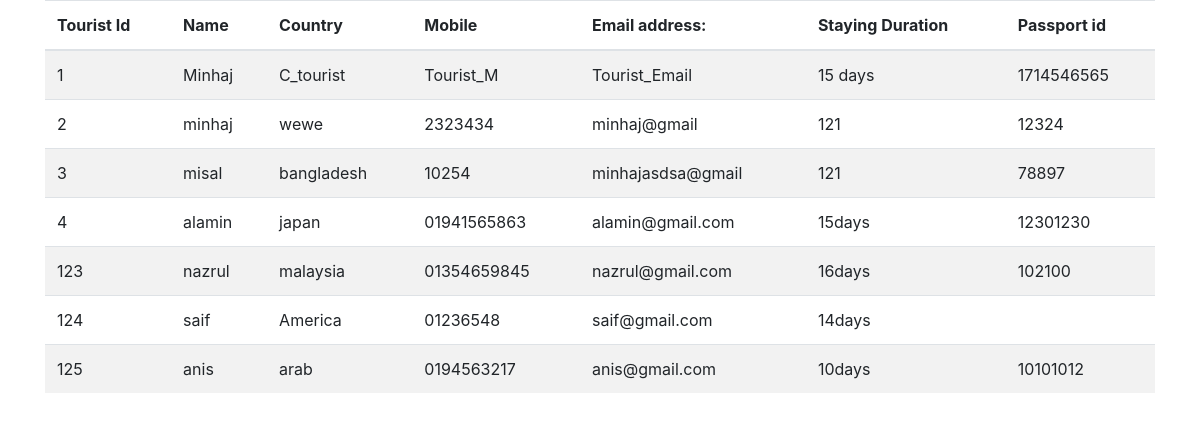
/Administrator/ShowVerification/, run on the app's committed database.
### tourist/models.py (models this page shows)
class PoliceVerification(models.Model):
    Verification_id = models.AutoField(primary_key=True)
    Tourist_name = models.CharField(max_length=55, null=False, blank=False)
    C_tourist = models.CharField(max_length=55, default='')
    Tourist_M = models.CharField(max_length=55, default='')
    Tourist_Email = models.EmailField(max_length=50, blank=False, unique=True)
    Tourist_duration = models.CharField(max_length=55)
    Passport_id = models.CharField(max_length=55, null=False, blank=False)

### Administrator/views.py (the view)
# urls.py: path('ShowVerification/', views.ShowVerification, name='ShowVerification'),
def ShowVerification(request):
    p = PoliceVerification.objects.all()
    return render(request, 'administrator/view_verifications.html', {'verificationlist': p})

### Administrator/templates/administrator/view_verifications.html (shortened to what this page needs)
{% extends 'administrator/base.html' %}
{% block content %}
    <div class="container">
        <table class="table table-striped">
       <thead>
           <th> Tourist Id</th>
           <th> Name</th>
           <th> Country</th>
           <th> Mobile</th>
           <th> Email address:</th>
           <th> Staying Duration</th>
           <th> Passport id</th>
       </thead>
        <tbody>
         {% for p in verificationlist %}
             <tr>
            <td>{{p.Verification_id}}</td>
            <td>{{p.Tourist_name}}</td>
            <td>{{p.C_tourist}}</td>
            <td>{{p.Tourist_M}}</td>
            <td>{{p.Tourist_Email}}</td>
            <td>{{p.Tourist_duration}}</td>
            <td>{{p.Passport_id}}</td>
             </tr>
        {% endfor %}
        </tbody>
    </table>
    </div>
{% endblock %}

### Administrator/templates/administrator/base.html (style rules this page uses)
* { box-sizing: border-box; }
body { margin: 0; font-family: Arial, Helvetica, sans-serif; }

### data on the page
PoliceVerification: Verification_id "1", Tourist_name "Minhaj", C_tourist "C_tourist", Tourist_M "Tourist_M", Tourist_Email "Tourist_Email", Tourist_duration "15 days", Passport_id "1714546565"
PoliceVerification: Verification_id "2", Tourist_name "minhaj", C_tourist "wewe", Tourist_M "2323434", Tourist_Email "minhaj@gmail", Tourist_duration "121", Passport_id "12324"
PoliceVerification: Verification_id "3", Tourist_name "misal", C_tourist "bangladesh", Tourist_M "10254", Tourist_Email "minhajasdsa@gmail", Tourist_duration "121", Passport_id "78897"
PoliceVerification: Verification_id "4", Tourist_name "alamin", C_tourist "japan", Tourist_M "01941565863", Tourist_Email "alamin@gmail.com", Tourist_duration "15days", Passport_id "12301230"
PoliceVerification: Verification_id "123", Tourist_name "nazrul", C_tourist "malaysia", Tourist_M "01354659845", Tourist_Email "nazrul@gmail.com", Tourist_duration "16days", Passport_id "102100"
PoliceVerification: Verification_id "124", Tourist_name "saif", C_tourist "America", Tourist_M "01236548", Tourist_Email "saif@gmail.com", Tourist_duration "14days"
PoliceVerification: Verification_id "125", Tourist_name "anis", C_tourist "arab", Tourist_M "0194563217", Tourist_Email "anis@gmail.com", Tourist_duration "10days", Passport_id "10101012"
